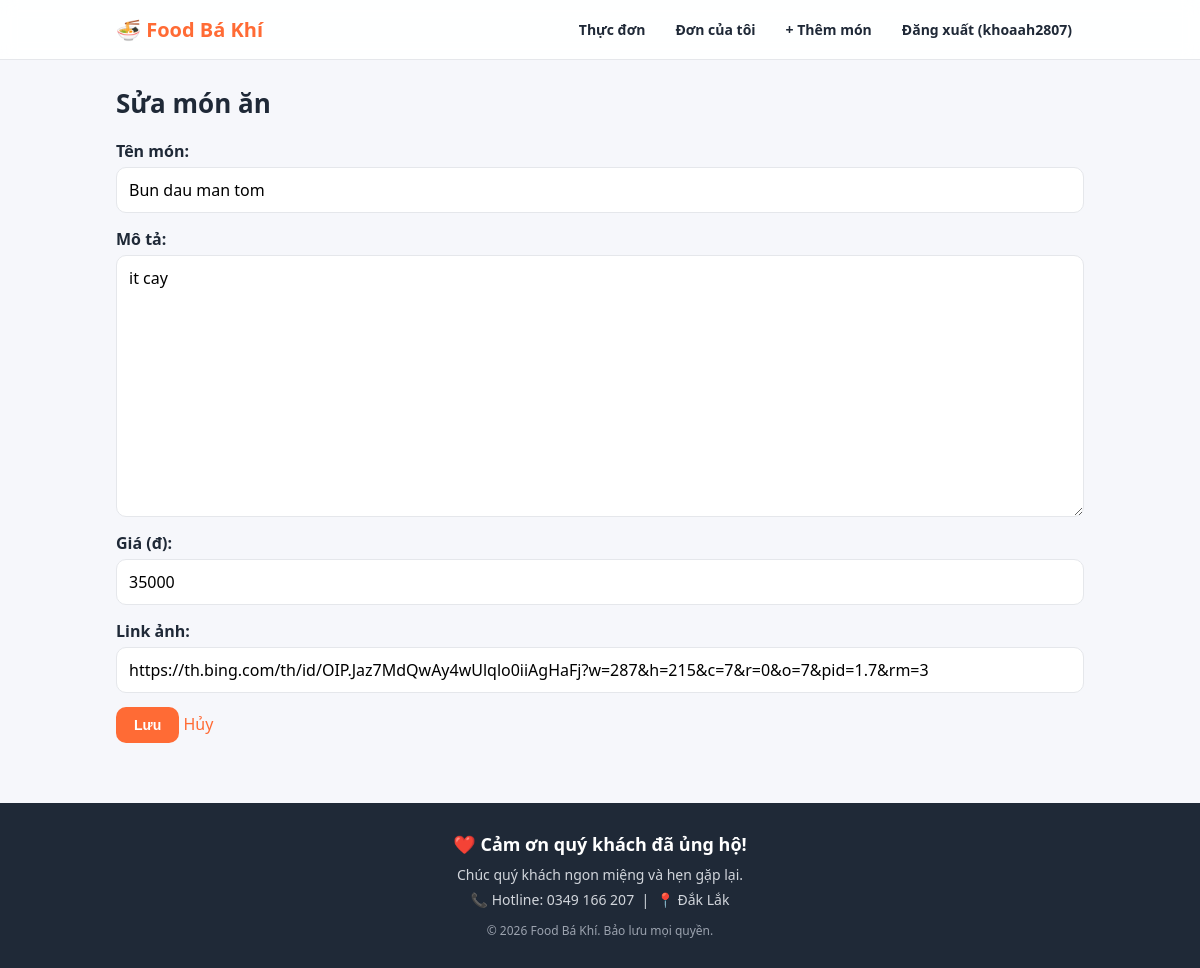
The app's page /shop/foods/1/edit/ (signed in) with its own data.
### shop/models.py (models this page shows, shortened)
class Food(models.Model):
    name = models.CharField("Tên món", max_length=100)
    description = models.TextField("Mô tả", blank=True)
    price = models.DecimalField("Giá (đ)", max_digits=10, decimal_places=0)
    image_url = models.URLField("Link ảnh", blank=True)
    created_at = models.DateTimeField(auto_now_add=True)

### shop/views.py (the view)
# urls.py: path('foods/<int:pk>/edit/', views.food_update, name='food_update'),
@login_required
@staff_only
def food_update(request, pk):
    food = get_object_or_404(Food, pk=pk)
    form = FoodForm(request.POST or None, instance=food)
    if form.is_valid():
        form.save()
        messages.success(request, "Đã cập nhật món.")
        return redirect('food_detail', pk=food.pk)
    return render(request, 'shop/food_form.html',
                  {'form': form, 'title': 'Sửa món ăn'})

### shop/forms.py
class FoodForm(forms.ModelForm):
    class Meta:
        model = Food
        fields = ['name', 'description', 'price', 'image_url']

### shop/templates/shop/food_form.html (shortened to what this page needs)
{% extends 'shop/base.html' %}
{% block content %}
<h2>{{ title }}</h2>
<form method="post">
  {{ form.as_p }}
  <button type="submit">Lưu</button>
  <a href="{% url 'food_list' %}">Hủy</a>
</form>
{% endblock %}

### shop/templates/shop/base.html (shortened to what this page needs)
<!DOCTYPE html>
<html lang="vi">
<head>
</head>
<body>
  <nav>
    <div class="nav-inner">
      <a class="brand" href="{% url 'food_list' %}">🍜 Food Bá Khí</a>
      <div class="nav-links">
        <a href="{% url 'food_list' %}">Thực đơn</a>
        {% if user.is_authenticated %}
          <a href="{% url 'my_orders' %}">Đơn của tôi</a>
          {% if user.is_staff %}<a href="{% url 'food_create' %}">+ Thêm món</a>{% endif %}
          <a href="{% url 'logout' %}">Đăng xuất ({{ user.username }})</a>
        {% else %}
          <a href="{% url 'login' %}">Đăng nhập</a>
          <a class="btn btn-sm" href="{% url 'register' %}" style="color:#fff">Đăng ký</a>
        {% endif %}
      </div>
    </div>
  </nav>
  <main>
    {% block content %}{% endblock %}
  </main>
  <footer>
    <div class="thanks">❤️ Cảm ơn quý khách đã ủng hộ!</div>
    <p>Chúc quý khách ngon miệng và hẹn gặp lại.</p>
    <p>📞 Hotline: 0349 166 207 &nbsp;|&nbsp; 📍 Đắk Lắk</p>
    <div class="copy">&copy; 2026 Food Bá Khí. Bảo lưu mọi quyền.</div>
  </footer>
</body>
</html>

### shop/templates/shop/base.html (style rules this page uses)
:root { --primary: #ff6b35; --primary-dark: #e5551f; --bg: #f6f7fb; --card: #ffffff; --text: #1f2937; --muted: #6b7280; --border: #e5e7eb; --radius: 14px; --shadow: 0 4px 16px rgba(0,0,0,.07); }
* { box-sizing: border-box; }
body { margin: 0; background: var(--bg); color: var(--text); font-family: system-ui, -apple-system, "Segoe UI", Roboto, sans-serif; line-height: 1.5; min-height: 100vh; display: flex; flex-direction: column; }
a { color: var(--primary); text-decoration: none; }
nav { position: sticky; top: 0; z-index: 10; background: rgba(255,255,255,.9); backdrop-filter: blur(8px); border-bottom: 1px solid var(--border); }
.nav-inner { max-width: 1000px; margin: 0 auto; padding: 12px 16px; display: flex; align-items: center; gap: 18px; flex-wrap: wrap; }
.brand { font-size: 20px; font-weight: 800; color: var(--primary); }
.nav-links { display: flex; gap: 6px; flex-wrap: wrap; margin-left: auto; align-items: center; }
.nav-links a { color: var(--text); padding: 7px 12px; border-radius: 999px; font-weight: 600; font-size: 14px; }
main { width: 100%; max-width: 1000px; margin: 0 auto; padding: 24px 16px 60px; flex: 1; }
h2 { margin: 0 0 16px; font-size: 26px; }
button, .btn { display: inline-block; cursor: pointer; border: none; background: var(--primary); color: #fff; font-weight: 700; font-size: 14px; padding: 10px 18px; border-radius: 10px; transition: .15s; }
input, select, textarea { font: inherit; padding: 10px 12px; border: 1.5px solid var(--border); border-radius: 10px; background: #fff; max-width: 100%; }
form p { display: flex; flex-direction: column; gap: 4px; margin: 0 0 14px; font-weight: 600; }
form p input, form p textarea { font-weight: 400; }
footer { background: #1f2937; color: #d1d5db; text-align: center; padding: 28px 16px; }
footer .thanks { font-size: 18px; font-weight: 700; color: #fff; margin-bottom: 6px; }
footer p { margin: 4px 0; font-size: 14px; }
footer .copy { margin-top: 12px; font-size: 12px; color: #9ca3af; }

### records on screen
Food: name "Bun dau man tom", description "it cay", price "35000", image_url "https://th.bing.com/th/id/OIP.Jaz7MdQwAy4wUlqlo0iiAgHaFj?w=287&h=215&c=7&r=0&o=7&pid=1.7&rm=3"

### other values on screen
{{ user.username }} "khoaah2807"
{{ title }} "Sửa món ăn"
